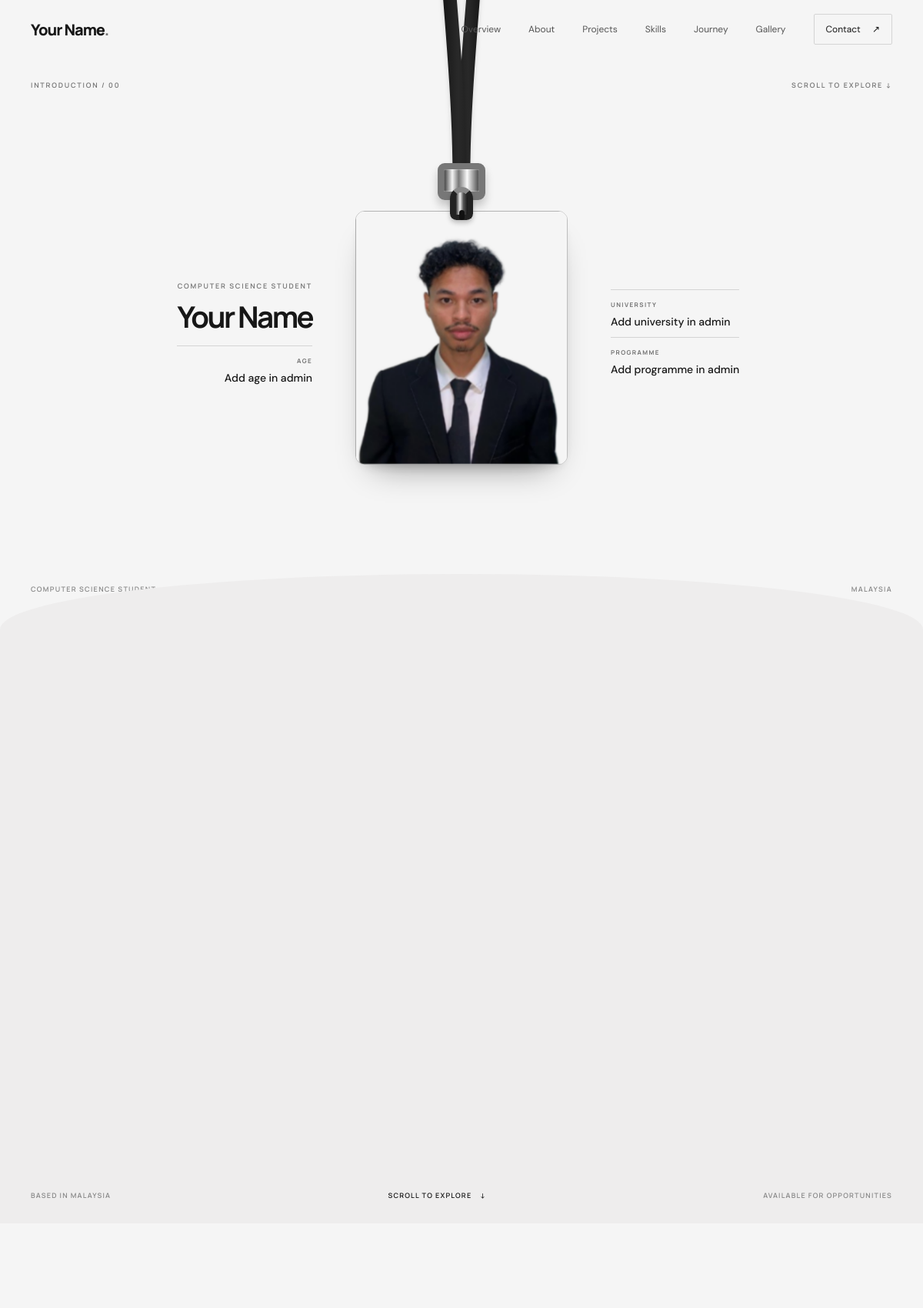
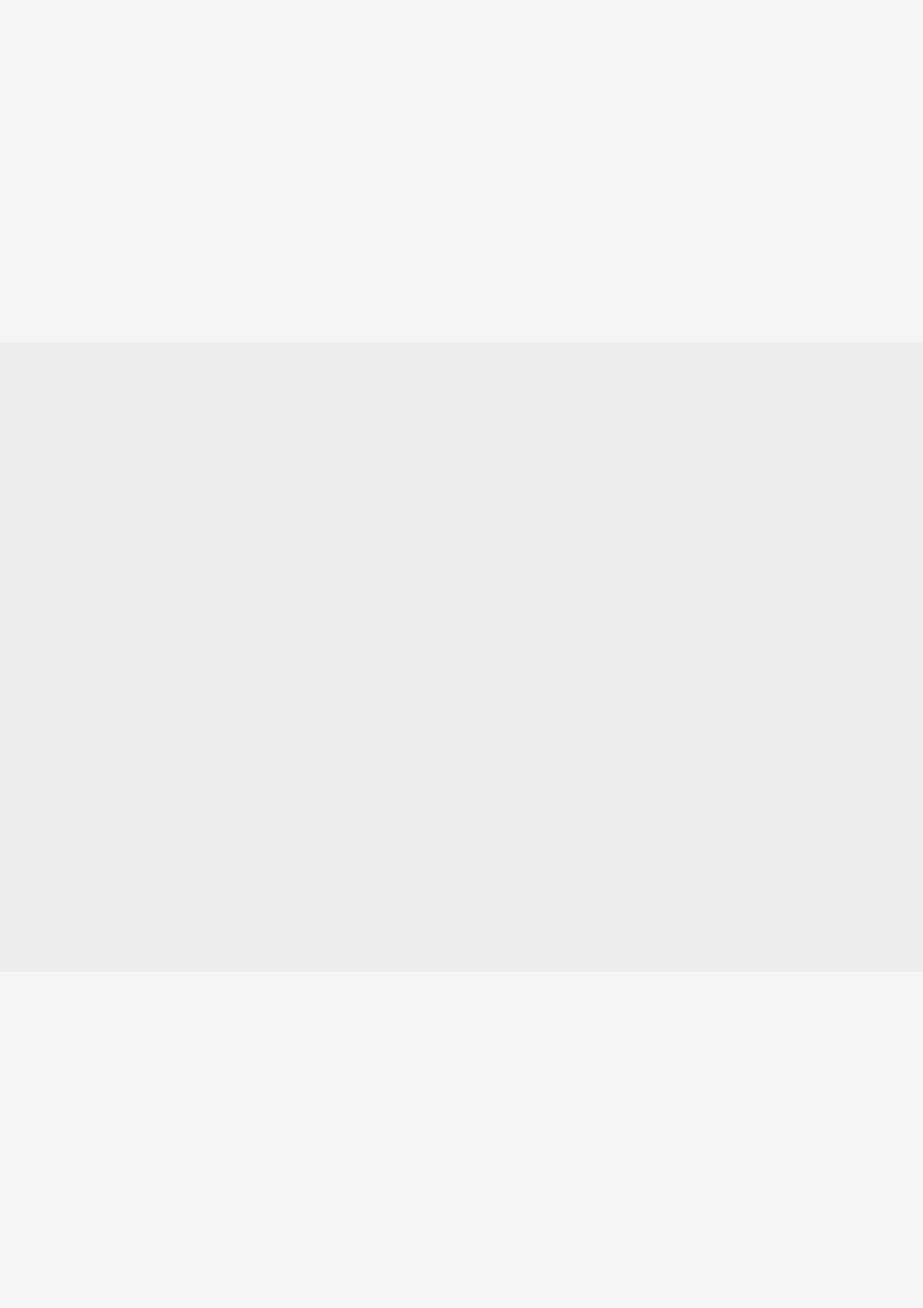
The page / (upper part) on the database its author committed (2 pictures, top to bottom).
### tables this page shows
CREATE TABLE IF NOT EXISTS profile(id INT UNSIGNED AUTO_INCREMENT PRIMARY KEY,name VARCHAR(120) NOT NULL DEFAULT 'Your Name',site_name VARCHAR(120) DEFAULT NULL,age VARCHAR(30),university VARCHAR(200),programme VARCHAR(200),portrait_url VARCHAR(500) DEFAULT 'assets/images/idris-portrait.png',hero_label VARCHAR(160) DEFAULT 'COMPUTER SCIENCE STUDENT',hero_title VARCHAR(255) DEFAULT 'Building thoughtful digital experiences.',intro TEXT,about_title VARCHAR(255) DEFAULT 'Design-minded. Systems-focused.',about TEXT,about_extra TEXT,skills_label VARCHAR(120) NOT NULL DEFAULT '03 — CAPABILITIES',skills_title VARCHAR(180) NOT NULL DEFAULT 'Learning by',skills_emphasis VARCHAR(120) NOT NULL DEFAULT 'making.',skills_intro TEXT,skills_empty_text VARCHAR(180) NOT NULL DEFAULT 'Skills to be added',gallery_title VARCHAR(180) NOT NULL DEFAULT 'A visual journal',gallery_intro TEXT,email VARCHAR(190),github_url VARCHAR(500),linkedin_url VARCHAR(500),resume_url VARCHAR(500),updated_at TIMESTAMP DEFAULT CURRENT_TIMESTAMP ON UPDATE CURRENT_TIMESTAMP);

### includes/bootstrap.php (called while the page is built, shortened)
<?php
function db(): PDO { static $pdo; if (!$pdo) { $host=getenv('DB_HOST') ?: '127.0.0.1'; $name=getenv('DB_NAME') ?: 'myportfolio_db'; $user=getenv('DB_USER') ?: 'root'; $pass=getenv('DB_PASS') ?: ''; $pdo=new PDO("mysql:host=$host;dbname=$name;charset=utf8mb4",$user,$pass,[PDO::ATTR_ERRMODE=>PDO::ERRMODE_EXCEPTION,PDO::ATTR_DEFAULT_FETCH_MODE=>PDO::FETCH_ASSOC]); } return $pdo; }
function e(?string $value): string { return htmlspecialchars($value ?? '', ENT_QUOTES | ENT_SUBSTITUTE, 'UTF-8'); }

### index.php (the view, shortened to what this page needs)
<?php
require __DIR__ . '/includes/bootstrap.php';
$profile = db()->query('SELECT * FROM profile LIMIT 1')->fetch() ?: [];
?><!doctype html><html lang="en"><head><link rel="stylesheet" href="css/style.css?v=project-text-arrow-2"><link rel="stylesheet" href="css/responsive.css?v=mobile-carousel-5"></head><body>
<header class="site-header"><nav class="nav wrap" aria-label="Main navigation"><a class="wordmark" href="#home"><?= e((($profile['site_name'] ?? '') ?: (($profile['name'] ?? '') ?: 'Portfolio'))) ?><span>.</span></a><button class="menu-toggle" aria-expanded="false" aria-controls="nav-links" aria-label="Open navigation"><i></i><i></i></button><div class="nav-links" id="nav-links"><a href="#overview">Overview</a><a href="#about">About</a><a href="#projects">Projects</a><a href="#skills">Skills</a><a href="#journey">Journey</a><a href="#gallery">Gallery</a><a href="#contact" class="nav-contact">Contact <span>↗︎</span></a></div></nav></header>
<main><div class="intro-overview-stage"><section class="lanyard-intro" id="home" aria-label="Personal introduction"><div class="intro-topline wrap"><span class="eyebrow">INTRODUCTION / 00</span><span class="eyebrow">SCROLL TO EXPLORE ↓</span></div><div class="intro-layout">
<aside class="intro-details intro-details-left" data-reveal><p class="eyebrow">COMPUTER SCIENCE STUDENT</p><h1><?= e(($profile['name'] ?? '') ?: 'Your Name') ?></h1><div class="intro-fact"><span>AGE</span><strong><?= e(($profile['age'] ?? '') ?: 'Add age in admin') ?></strong></div></aside>
<div class="lanyard-scene" data-reveal><div class="lanyard-drop"><div class="lanyard-pendulum" tabindex="0" aria-label="Interactive lanyard. Drag to pull and release for a gentle swing and badge spin, or use the left and right arrow keys."><span class="lanyard-ribbon ribbon-left" aria-hidden="true"></span><span class="lanyard-ribbon ribbon-right" aria-hidden="true"></span><span class="lanyard-join" aria-hidden="true"></span><span class="lanyard-hook" aria-hidden="true"></span><div class="lanyard-badge"><div class="badge-card"><div class="badge-face badge-face-front"><img class="badge-portrait" src="<?= e(($profile['portrait_url'] ?? '') ?: 'assets/images/idris-portrait.png') ?>" alt="Portrait of <?= e(($profile['name'] ?? '') ?: 'portfolio owner') ?>"></div><div class="badge-face badge-face-back" aria-hidden="true"></div></div></div></div></div></div>
<aside class="intro-details intro-details-right" data-reveal><div class="intro-fact"><span>UNIVERSITY</span><strong><?= e(($profile['university'] ?? '') ?: 'Add university in admin') ?></strong></div><div class="intro-fact"><span>PROGRAMME</span><strong><?= e(($profile['programme'] ?? '') ?: 'Add programme in admin') ?></strong></div></aside>
</div><div class="intro-bottomline wrap"><span>COMPUTER SCIENCE STUDENT</span><a href="#overview"> <span></span></a><span>MALAYSIA</span></div></section><section class="hero wrap" id="overview"><div class="hero-bottom"><span>BASED IN MALAYSIA</span><a href="#about">SCROLL TO EXPLORE <span>↓</span></a><span>AVAILABLE FOR OPPORTUNITIES</span></div></section>
</div><section class="section wrap" id="about"></section>
<section class="projects-section" id="projects"><div class="wrap">
</div></section>
<section class="section skills-section" id="skills"><div class="wrap"><div class="skills-grid"></div></div></section>
</main></body></html>

### css/responsive.css (style rules this page uses)
html,body { overflow-x:clip }
@media (min-width:641px) { .projects-section { padding:clamp(48px,7vh,78px) 0 clamp(40px,6vh,60px) } }

### rows shown on the page
profile: name "Your Name", age "Add age in admin", portrait_url (picture), university "Add university in admin", programme "Add programme in admin"
